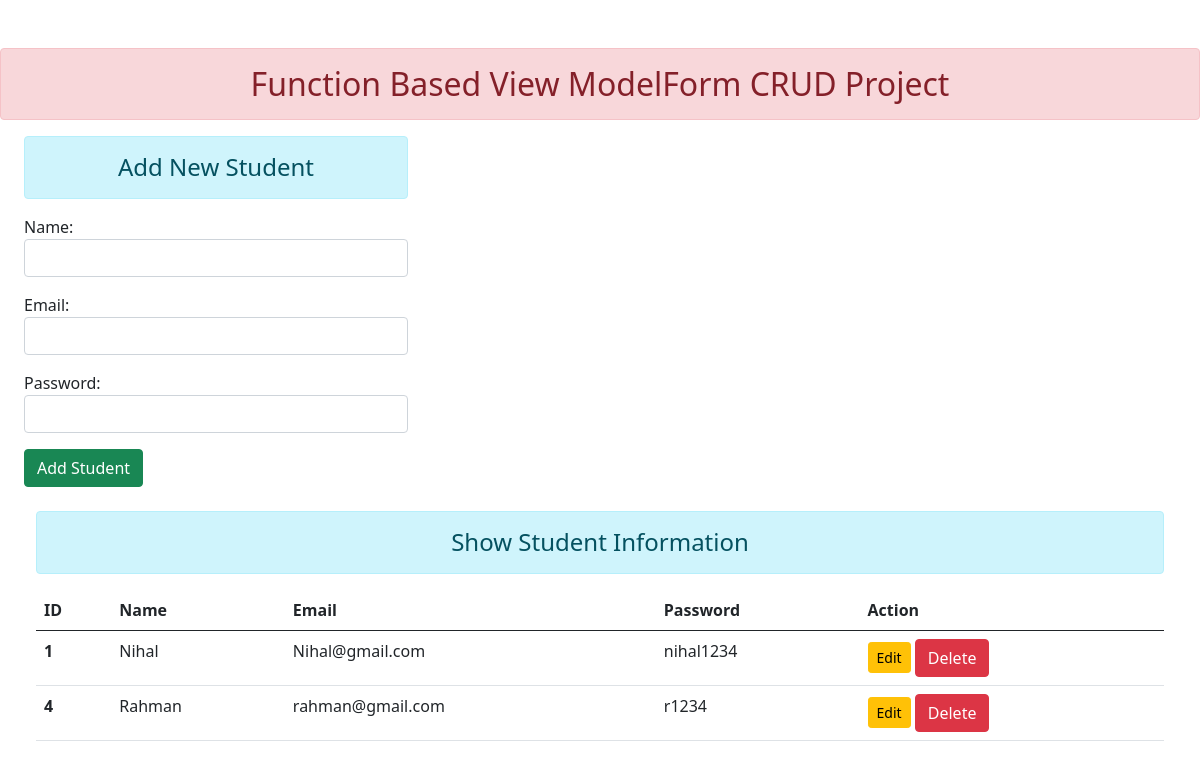
Before: / with the older database file.
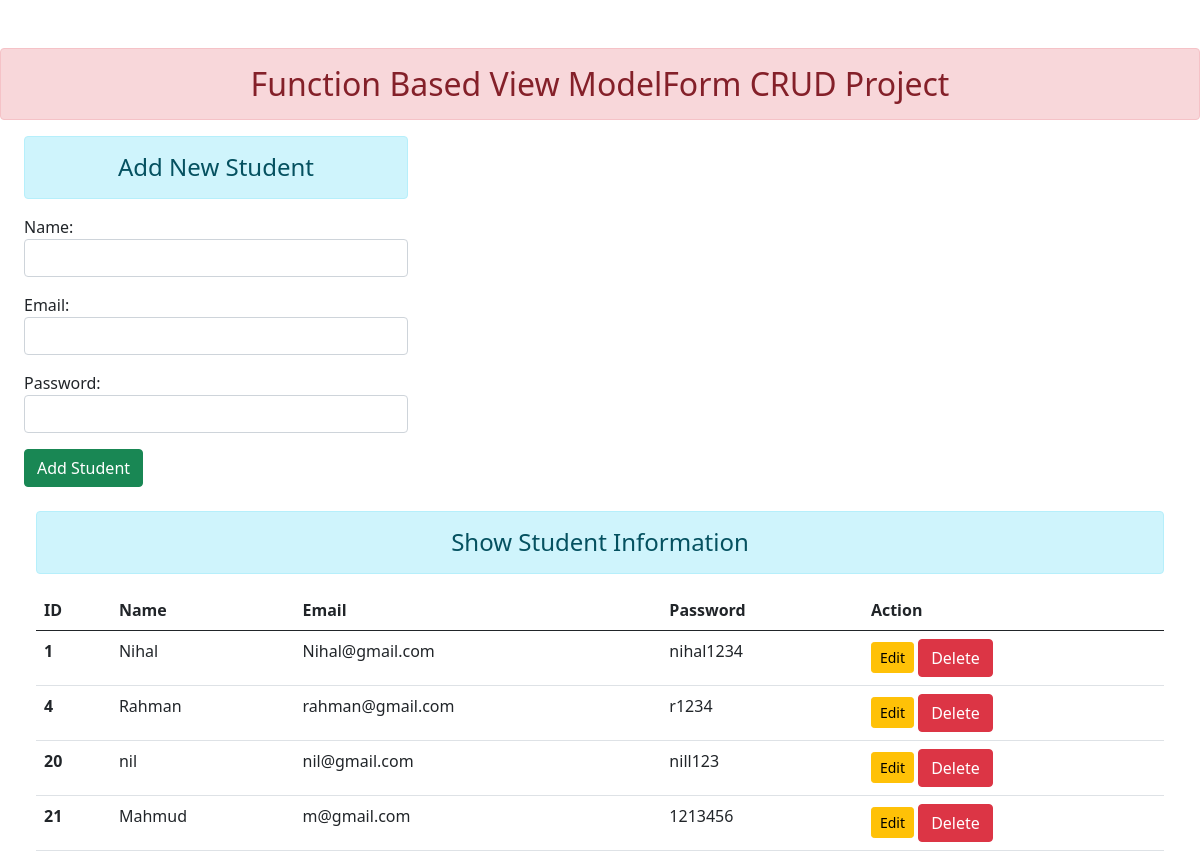
After: the same page with the newer database file.
### enroll/models.py (models this page shows, shortened)
class User(models.Model):
    name = models.CharField(max_length=70)
    email = models.EmailField(max_length=50)
    password = models.CharField(max_length=50)

### enroll/views.py (the view)
# urls.py: path('',views.add_show,name="addandshow"),
def add_show(request):
    if request.method == "POST":
        fm = StudentRegistration(request.POST)
        if fm.is_valid():
            nm = fm.cleaned_data['name']
            eml = fm.cleaned_data['email']
            pswd = fm.cleaned_data['password']
            reg = User(name=nm,email=eml,password=pswd)
            reg.save()
            return redirect('addandshow')
    else:
        fm = StudentRegistration()
    stud = User.objects.all()
    return render(request,'enroll/addandshow.html',{'form':fm, 'stu':stud})

### enroll/forms.py
class StudentRegistration(forms.ModelForm):
    class Meta:
        model = User
        fields = ['name','email', 'password']
        widgets ={
            'name':forms.TextInput(attrs={'class':'form-control'}),
            'email':forms.EmailInput(attrs={'class':'form-control'}),
            'password':forms.PasswordInput(render_value=True, attrs={'class':'form-control'})
        }

### enroll/templates/enroll/addandshow.html (shortened to what this page needs)
{% extends "enroll/base.html" %}
{% block content %}
<div class="row">
    <div class="col-sm-4 mx-4">
        <h4 class="text-center alert alert-info"> Add New Student</h4>
        <form action="" method="POST">
            {{ form.as_p }}
            <button type="submit" class="btn btn-success">Add Student</button>
        </form>
    </div>
</div>
<div class="row mt-4 mx-4">
    <div class="col-sm-12">
        <h4 class="text-center alert alert-info">Show Student Information</h4>
        {% if stu %}
        <table class="table table-hover">
            <thead>
              <tr>
                <th scope="col">ID</th>
                <th scope="col">Name</th>
                <th scope="col">Email</th>
                <th scope="col">Password</th>
                <th scope="col">Action</th>
              </tr>
            </thead>
            <tbody>
            {% for st in stu %}
              <tr>
                <th scope="row">{{st.id}}</th>
                <td>{{st.name}}</td>
                <td>{{st.email}}</td>
                <td>{{st.password}}</td>
                <td><a href="{% url 'update' st.id %}" class="btn btn-warning btn-sm">Edit</a>
                    <form action="{% url 'delete' st.id %}" method="post" class="d-inline">
                        <input type="submit" class="btn btn-danger" value="Delete">
                    </form></td>
              </tr>
              {% endfor %}
            </tbody>
          </table>
        {% else %}
            <h4 class="text-center alert alert-warning">No Data</h4>
        {% endif %}
    </div>
</div>
{% endblock %}

### enroll/templates/enroll/base.html (shortened to what this page needs)
<!DOCTYPE html>
{% load static %}
<html lang="en">
<head>
    <link rel="stylesheet" href="{% static 'enroll/css/bootstrap.min.css' %}">
</head>
<body>
<div class="cointainer mt-5">
    <h2 class="text-center alert alert-danger">Function Based View ModelForm CRUD Project</h2>
{% block content%}
{% endblock content %}
</div>
</body>
</body>
</html>

Changed rows visible on the page:
added User: id "20", name "nil", email "nil@gmail.com", password "nill123"
added User: id "21", name "Mahmud", email "m@gmail.com", password "1213456"
